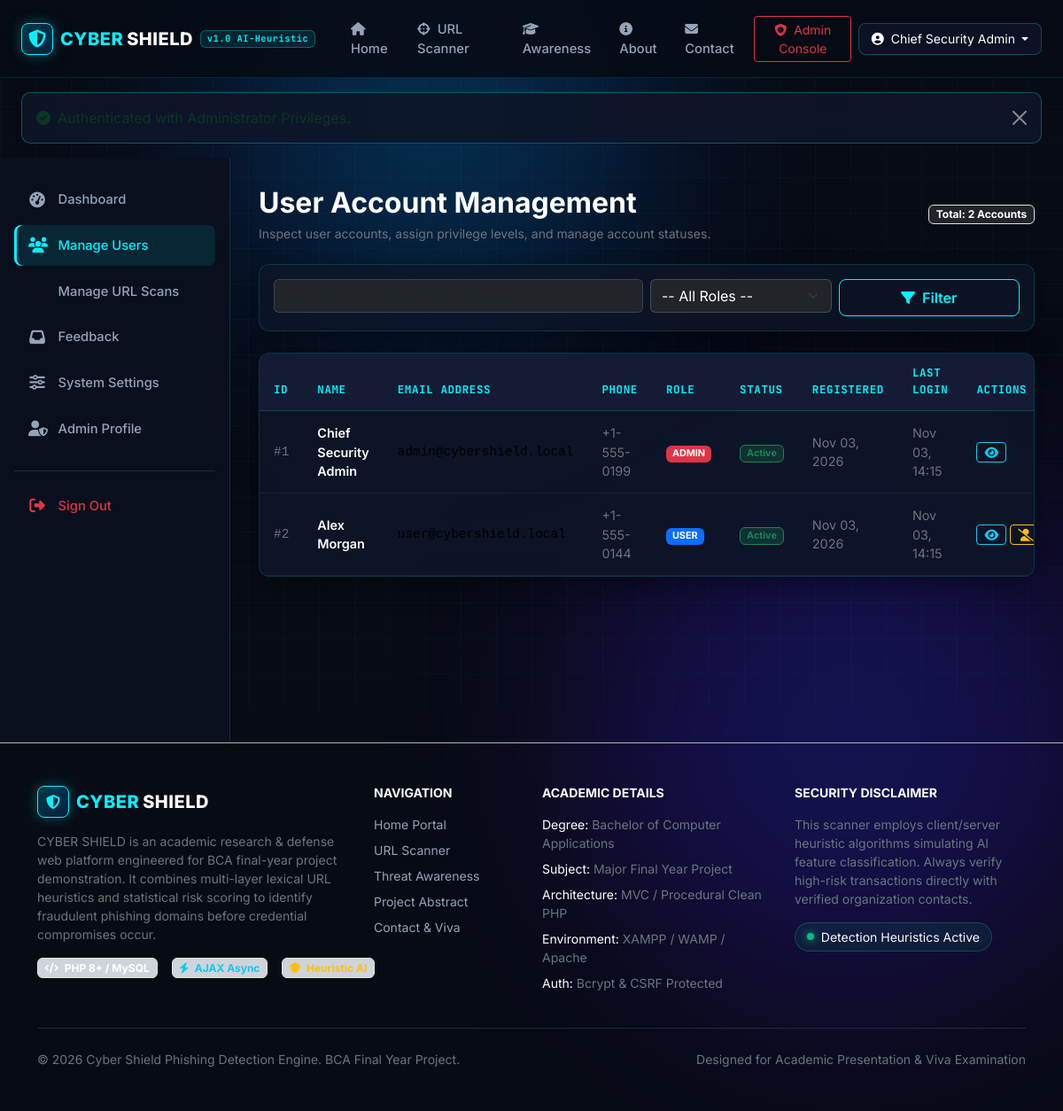
The page /admin/users.php (signed in) on the database its author committed.
### tables this page shows
CREATE TABLE IF NOT EXISTS `users` (
  `id` INT UNSIGNED AUTO_INCREMENT PRIMARY KEY,
  `name` VARCHAR(100) NOT NULL,
  `email` VARCHAR(150) NOT NULL UNIQUE,
  `password` VARCHAR(255) NOT NULL,
  `phone` VARCHAR(20) DEFAULT NULL,
  `role` ENUM('user', 'admin') NOT NULL DEFAULT 'user',
  `status` ENUM('active', 'inactive', 'suspended') NOT NULL DEFAULT 'active',
  `profile_image` VARCHAR(255) DEFAULT 'default_avatar.png',
  `created_at` TIMESTAMP DEFAULT CURRENT_TIMESTAMP,
  `updated_at` TIMESTAMP DEFAULT CURRENT_TIMESTAMP ON UPDATE CURRENT_TIMESTAMP,
  `last_login` DATETIME DEFAULT NULL,
  INDEX `idx_email` (`email`),
  INDEX `idx_role` (`role`),
  INDEX `idx_status` (`status`)
);

### includes/auth.php (called while the page is built, shortened)
<?php
function isLoggedIn(): bool {
    return !empty($_SESSION['user_id']) && !empty($_SESSION['user_role']);
}
function isAdmin(): bool {
    return isLoggedIn() && ($_SESSION['user_role'] === 'admin');
}
function getCurrentUser(): ?array {
    return [
        'id'            => (int)$_SESSION['user_id'],
        'name'          => $_SESSION['user_name'] ?? 'User',
        'email'         => $_SESSION['user_email'] ?? '',
        'role'          => $_SESSION['user_role'] ?? 'user',
        'profile_image' => $_SESSION['user_avatar'] ?? 'default_avatar.png'
    ];
}

### admin/users.php (the view, shortened to what this page needs)
<?php
$currentAdmin = getCurrentUser();
$db = getDBConnection();
$search = trim($_GET['q'] ?? '');
$conditions = ['1=1'];
$params = [];
$where = implode(' AND ', $conditions);
$stmt = $db->prepare("SELECT * FROM users WHERE {$where} ORDER BY created_at DESC");
$stmt->execute($params);
$users = $stmt->fetchAll();
$activeNav = 'admin';
require_once __DIR__ . '/../includes/header.php';
require_once __DIR__ . '/../includes/navbar.php';
?>
<div class="admin-layout">
    <aside class="admin-sidebar">
        <ul class="admin-sidebar-nav">
            <li><a href="dashboard.php" class="admin-sidebar-link"><i class="fa-solid fa-gauge-high"></i> Dashboard</a></li>
            <li><a href="users.php" class="admin-sidebar-link active"><i class="fa-solid fa-users"></i> Manage Users</a></li>
            <li><a href="scans.php" class="admin-sidebar-link"><i class="fa-solid fa-radar"></i> Manage URL Scans</a></li>
            <li><a href="feedback.php" class="admin-sidebar-link"><i class="fa-solid fa-inbox"></i> Feedback</a></li>
            <li><a href="settings.php" class="admin-sidebar-link"><i class="fa-solid fa-sliders"></i> System Settings</a></li>
            <li><a href="profile.php" class="admin-sidebar-link"><i class="fa-solid fa-user-shield"></i> Admin Profile</a></li>
            <li class="mt-4 pt-3 border-top border-secondary border-opacity-25">
                <a href="logout.php" class="admin-sidebar-link text-danger"><i class="fa-solid fa-right-from-bracket"></i> Sign Out</a>
            </li>
        </ul>
    </aside>
    <main class="admin-main-content">
        <div class="d-flex justify-content-between align-items-center mb-4">
            <div>
                <h2 class="text-white fw-bold mb-1">User Account Management</h2>
                <p class="text-secondary small mb-0">Inspect user accounts, assign privilege levels, and manage account statuses.</p>
            </div>
            <span class="badge bg-dark border border-cyan text-cyan">Total: <?= count($users) ?> Accounts</span>
        </div>
        <div class="cyber-card p-3 mb-4">
            <form method="GET" action="users.php" class="row g-2">
                <div class="col-md-6">
                    <input type="text" name="q" class="form-control bg-dark text-white border-secondary border-opacity-50" placeholder="Search by name, email, or phone..." value="<?= htmlspecialchars($search) ?>">
                </div>
                <div class="col-md-3">
                    <select name="role" class="form-select bg-dark text-white border-secondary border-opacity-50">
                        <option value="">-- All Roles --</option>
                    </select>
                </div>
                <div class="col-md-3 d-flex gap-2">
                    <button type="submit" class="btn btn-outline-cyan w-100"><i class="fa-solid fa-filter me-1"></i> Filter</button>
                </div>
            </form>
        </div>
        <div class="cyber-card p-0 overflow-hidden">
            <div class="table-responsive">
                <table class="table table-cyber mb-0">
                    <thead>
                        <tr>
                            <th>ID</th>
                            <th>Name</th>
                            <th>Email Address</th>
                            <th>Phone</th>
                            <th>Role</th>
                            <th>Status</th>
                            <th>Registered</th>
                            <th>Last Login</th>
                            <th>Actions</th>
                        </tr>
                    </thead>
                    <tbody>
                        <?php foreach ($users as $u): ?>
                            <tr>
                                <td class="font-monospace small text-secondary">#<?= $u['id'] ?></td>
                                <td class="text-white fw-semibold"><?= htmlspecialchars($u['name']) ?></td>
                                <td class="font-monospace small text-cyan"><?= htmlspecialchars($u['email']) ?></td>
                                <td class="small text-secondary"><?= htmlspecialchars($u['phone'] ?: 'N/A') ?></td>
                                <td>
                                    <span class="badge <?= $u['role'] === 'admin' ? 'bg-danger' : 'bg-primary' ?> text-uppercase small">
                                        <?= htmlspecialchars($u['role']) ?>
                                    </span>
                                </td>
                                <td>
                                    <?php if ($u['status'] === 'active'): ?>
                                        <span class="badge bg-success bg-opacity-25 text-success border border-success small">Active</span>
                                    <?php else: ?>
                                        <span class="badge bg-danger bg-opacity-25 text-danger border border-danger small">Suspended</span>
                                    <?php endif; ?>
                                </td>
                                <td class="text-secondary small"><?= date('M d, Y', strtotime($u['created_at'])) ?></td>
                                <td class="text-secondary small"><?= $u['last_login'] ? date('M d, H:i', strtotime($u['last_login'])) : 'Never' ?></td>
                                <td>
                                    <div class="d-flex align-items-center gap-1">
                                        <a href="user-details.php?id=<?= $u['id'] ?>" class="btn btn-outline-info btn-sm py-0 px-2" title="User Details">
                                            <i class="fa-solid fa-eye"></i>
                                        </a>
                                        <?php if ($u['id'] !== $currentAdmin['id']): ?>
                                            <?php if ($u['status'] === 'active'): ?>
                                                <form action="users.php" method="POST" class="d-inline" onsubmit="return confirm('Suspend user access?');">
                                                    <button type="submit" class="btn btn-outline-warning btn-sm py-0 px-2" title="Suspend User">
                                                        <i class="fa-solid fa-user-slash"></i>
                                                    </button>
                                                </form>
                                            <?php endif; ?>
                                        <?php endif; ?>
                                    </div>
                                </td>
                            </tr>
                        <?php endforeach; ?>
                    </tbody>
                </table>
            </div>
        </div>
    </main>
</div>
<?php require_once __DIR__ . '/../includes/footer.php'; ?>

### includes/navbar.php (shortened to what this page needs)
<?php
$user = getCurrentUser();
$isAdmin = isAdmin();
?>
<nav class="navbar navbar-expand-lg navbar-dark cyber-navbar sticky-top">
    <div class="container-fluid px-lg-4">
        <a class="navbar-brand d-flex align-items-center" href="<?= BASE_URL ?>/index.php">
            <div class="brand-shield-icon me-2">
                <i class="fa-solid fa-shield-halved"></i>
            </div>
            <span class="brand-text-cyan">CYBER</span>
            <span class="brand-text-white ms-1">SHIELD</span>
            <span class="badge cyber-version-badge ms-2">v1.0 AI-Heuristic</span>
        </a>
        <div class="collapse navbar-collapse" id="cyberShieldNavbar">
            <ul class="navbar-nav me-auto mb-2 mb-lg-0 ms-lg-3">
                <li class="nav-item">
                    <a class="nav-link <?= ($activeNav ?? '') === 'home' ? 'active' : '' ?>" href="<?= BASE_URL ?>/index.php">
                        <i class="fa-solid fa-house me-1"></i> Home
                    </a>
                </li>
                <li class="nav-item">
                    <a class="nav-link <?= ($activeNav ?? '') === 'checker' ? 'active' : '' ?>" href="<?= BASE_URL ?>/checker.php">
                        <i class="fa-solid fa-crosshairs me-1"></i> URL Scanner
                    </a>
                </li>
                <li class="nav-item">
                    <a class="nav-link <?= ($activeNav ?? '') === 'awareness' ? 'active' : '' ?>" href="<?= BASE_URL ?>/awareness.php">
                        <i class="fa-solid fa-graduation-cap me-1"></i> Awareness
                    </a>
                </li>
                <li class="nav-item">
                    <a class="nav-link <?= ($activeNav ?? '') === 'about' ? 'active' : '' ?>" href="<?= BASE_URL ?>/about.php">
                        <i class="fa-solid fa-circle-info me-1"></i> About
                    </a>
                </li>
                <li class="nav-item">
                    <a class="nav-link <?= ($activeNav ?? '') === 'contact' ? 'active' : '' ?>" href="<?= BASE_URL ?>/contact.php">
                        <i class="fa-solid fa-envelope me-1"></i> Contact
                    </a>
                </li>
            </ul>
            <div class="d-flex align-items-center gap-2">
                <?php if ($user): ?>
                    <?php if ($isAdmin): ?>
                        <a href="<?= BASE_URL ?>/admin/dashboard.php" class="btn btn-outline-danger btn-sm">
                            <i class="fa-solid fa-shield-virus me-1"></i> Admin Console
                        </a>
                    <?php endif; ?>
                    <div class="dropdown">
                        <button class="btn btn-cyber-profile dropdown-toggle btn-sm" type="button" id="userMenuDropdown" data-bs-toggle="dropdown" aria-expanded="false">
                            <i class="fa-solid fa-circle-user text-cyan me-1"></i>
                            <span class="user-greeting"><?= htmlspecialchars($user['name'], ENT_QUOTES, 'UTF-8') ?></span>
                        </button>
                    </div>
                <?php endif; ?>
            </div>
        </div>
    </div>
</nav>
<div class="container-fluid px-lg-4 mt-3">
    <?= renderFlashMessage() ?>
</div>

### assets/css/style.css (style rules this page uses)
:root { --cyber-bg: #070b14; --cyber-card-bg: rgba(14, 22, 40, 0.75); --cyber-card-border: rgba(0, 243, 255, 0.15); --cyber-cyan: #00f3ff; --cyber-cyan-glow: rgba(0, 243, 255, 0.35); --cyber-blue: #0077ff; --cyber-safe: #10b981; --cyber-safe-bg: rgba(16, 185, 129, 0.12); --cyber-suspicious: #f59e0b; --cyber-suspicious-bg: rgba(245, 158, 11, 0.12); --cyber-danger: #ef4444; --cyber-danger-bg: rgba(239, 68, 68, 0.15); --cyber-text: #f8fafc; --cyber-text-muted: #94a3b8; --cyber-font-sans: 'Inter', -apple-system, BlinkMacSystemFont, sans-serif; --cyber-font-mono: 'JetBrains Mono', monospace; }
body.cyber-theme { background-color: var(--cyber-bg); color: var(--cyber-text); font-family: var(--cyber-font-sans); min-height: 100vh; display: flex; flex-direction: column; position: relative; overflow-x: hidden; }
.cyber-navbar { background: rgba(7, 11, 20, 0.85); backdrop-filter: blur(16px); border-bottom: 1px solid rgba(0, 243, 255, 0.12); padding-top: 0.85rem; padding-bottom: 0.85rem; transition: all 0.3s ease; }
.brand-shield-icon { width: 36px; height: 36px; background: linear-gradient(135deg, rgba(0, 243, 255, 0.2), rgba(0, 119, 255, 0.2)); border: 1px solid var(--cyber-cyan); border-radius: 8px; display: flex; align-items: center; justify-content: center; color: var(--cyber-cyan); box-shadow: 0 0 15px rgba(0, 243, 255, 0.3); }
.brand-text-cyan { color: var(--cyber-cyan); font-weight: 800; letter-spacing: 0.5px; }
.brand-text-white { color: #ffffff; font-weight: 800; letter-spacing: 0.5px; }
.cyber-version-badge { font-family: var(--cyber-font-mono); background: rgba(0, 243, 255, 0.1); color: var(--cyber-cyan); border: 1px solid rgba(0, 243, 255, 0.3); font-size: 0.65rem; font-weight: 600; letter-spacing: 0.5px; }
.cyber-navbar .nav-link { color: #94a3b8; font-weight: 500; font-size: 0.92rem; padding: 0.5rem 0.85rem; border-radius: 6px; transition: all 0.2s ease; }
.btn-outline-cyan { background: transparent; color: var(--cyber-cyan); border: 1px solid var(--cyber-cyan); font-weight: 600; border-radius: 8px; padding: 0.5rem 1.15rem; transition: all 0.25s ease; }
.btn-cyber-profile { background: rgba(14, 22, 40, 0.8); border: 1px solid rgba(0, 243, 255, 0.25); color: #fff; border-radius: 8px; padding: 0.4rem 0.85rem; }
.cyber-card { background: var(--cyber-card-bg); border: 1px solid var(--cyber-card-border); border-radius: 12px; backdrop-filter: blur(16px); padding: 1.5rem; box-shadow: 0 8px 32px rgba(0, 0, 0, 0.4); transition: border-color 0.3s ease, transform 0.3s ease; }
.table-cyber { color: #e2e8f0; vertical-align: middle; }
.table-cyber th { background: rgba(20, 30, 55, 0.9); color: var(--cyber-cyan); font-family: var(--cyber-font-mono); font-size: 0.78rem; text-transform: uppercase; letter-spacing: 0.05em; border-bottom: 1px solid rgba(0, 243, 255, 0.2); padding: 0.85rem 1rem; }
.table-cyber td { background: rgba(14, 22, 40, 0.6); border-bottom: 1px solid rgba(255, 255, 255, 0.06); padding: 0.85rem 1rem; font-size: 0.9rem; }

### assets/css/admin.css (style rules this page uses)
.admin-layout { display: flex; min-height: calc(100vh - 140px); }
.admin-sidebar { width: 260px; background: rgba(10, 16, 30, 0.95); border-right: 1px solid rgba(0, 243, 255, 0.15); backdrop-filter: blur(16px); padding: 1.5rem 1rem; flex-shrink: 0; }
.admin-sidebar-nav { list-style: none; padding: 0; margin: 0; }
.admin-sidebar-link { display: flex; align-items: center; gap: 0.85rem; padding: 0.75rem 1rem; border-radius: 8px; color: #94a3b8; text-decoration: none; font-weight: 500; font-size: 0.92rem; transition: all 0.2s ease; margin-bottom: 0.35rem; }
.admin-sidebar-link:hover, .admin-sidebar-link.active { color: var(--cyber-cyan); background: rgba(0, 243, 255, 0.1); box-shadow: inset 3px 0 0 var(--cyber-cyan); }
.admin-sidebar-link i { font-size: 1.1rem; width: 20px; text-align: center; }
.admin-main-content { flex-grow: 1; padding: 2rem; background: transparent; overflow-x: auto; }

### rows shown on the page
users: name "Chief Security Admin", id "1", email "admin@cybershield.local", phone "+1-555-0199", role "ADMIN", status "Active", created_at "Nov 03, 2026", last_login "Nov 03, 14:15"
users: id "2", name "Alex Morgan", email "user@cybershield.local", phone "+1-555-0144", role "USER", status "Active", created_at "Nov 03, 2026", last_login "Nov 03, 14:15"

### other values the page prints
$alertMsg "Authenticated with Administrator Privileges."
count($users) "2"
